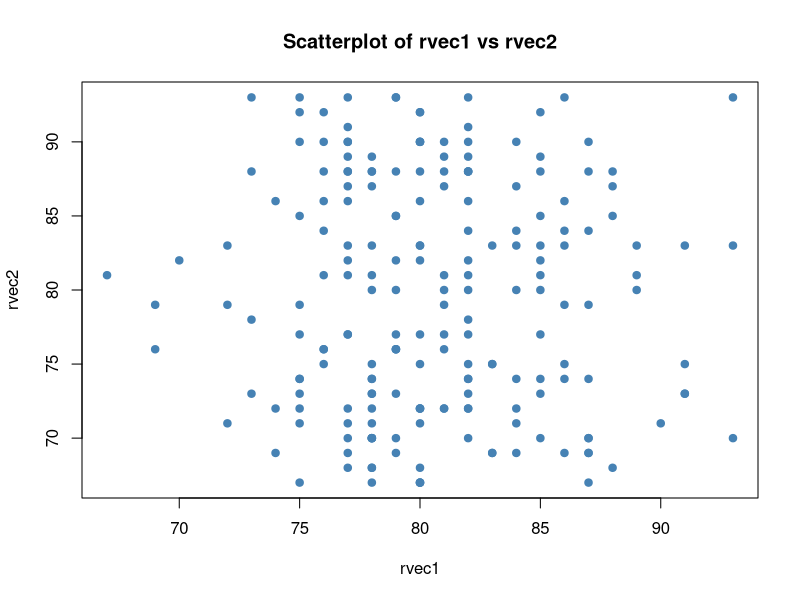

R code for this plot:
# Step 1: Generate random normal distribution vector
rvec1 <- round(rnorm(200, mean = 80, sd = sqrt(20)))

# Step 2: Generate uniform distribution vector based on rvec1's range
min_val <- min(rvec1)
max_val <- max(rvec1)
possible_values <- min_val:max_val
rvec2 <- sample(possible_values, 200, replace = TRUE)

# Step 3: Create scatterplot
plot(rvec1, rvec2, 
     main = "Scatterplot of rvec1 vs rvec2",
     xlab = "rvec1", ylab = "rvec2",
     pch = 19, col = "#4682B4")

# Step 4: Create frequency tables and compare unique elements
tableA <- table(rvec1)
tableB <- table(rvec2)
more_unique <- ifelse(length(tableA) > length(tableB), 
                      "rvec1 has more unique elements", 
                      "rvec2 has more unique elements")

# Step 5: Extract 20th element frequencies and compare
freq20th <- c(tableA[[20]], tableB[[20]])
larger_freq <- ifelse(freq20th[1] > freq20th[2], 
                      "tableA has larger frequency", 
                      "tableB has larger frequency")